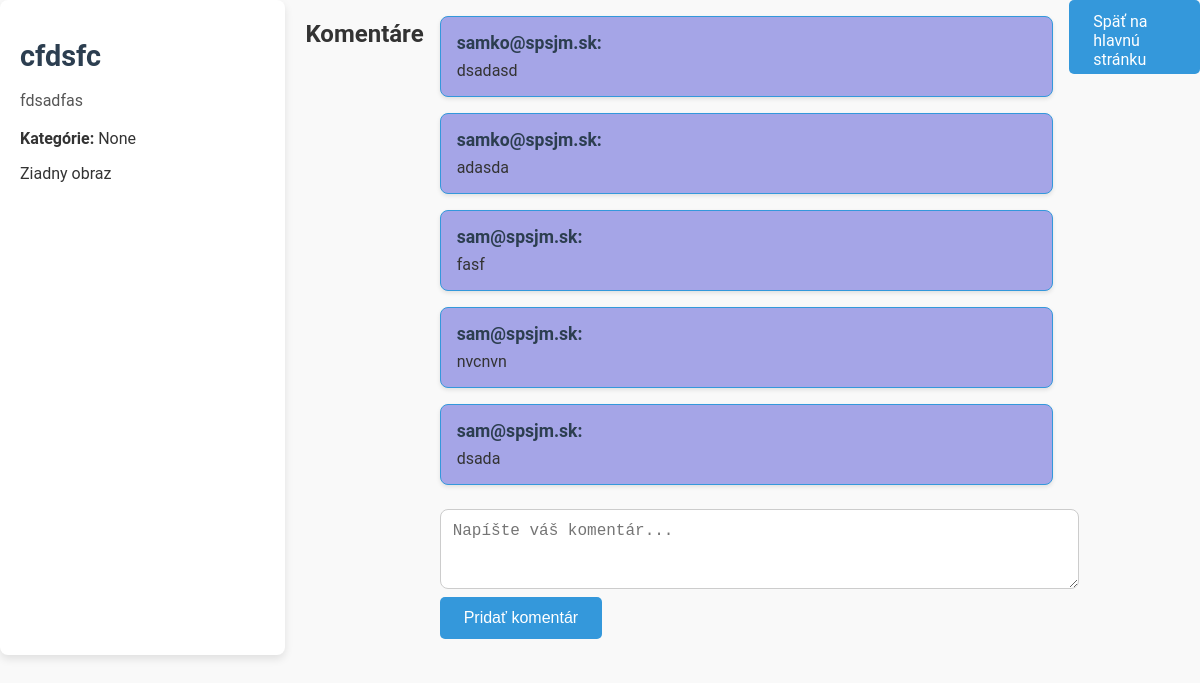
The page /idea/1 on the database its author committed.
### app.py (models this page shows)
class Idea(db.Model):
    id = db.Column(db.Integer, primary_key=True)
    title = db.Column(db.String(200), nullable=False)
    description = db.Column(db.Text, nullable=False)
    user_id = db.Column(db.Integer, db.ForeignKey('user.id'), nullable=False)
    comments = db.relationship('Comment', backref='idea', lazy=True)  # Prepojenie na komentáre
    upvotes = db.Column(db.Integer, default=0)
    categories = db.Column(db.String(255), nullable=True)
    image = db.Column(db.String(255), nullable=True)  # Tu bude cesta k obrázku

class Comment(db.Model):
    id = db.Column(db.Integer, primary_key=True)
    content = db.Column(db.Text, nullable=False)
    created_at = db.Column(db.DateTime, default=datetime.utcnow)
    idea_id = db.Column(db.Integer, db.ForeignKey('idea.id'), nullable=False)
    user_id = db.Column(db.Integer, db.ForeignKey('user.id'), nullable=False)
    user = db.relationship('User', backref='comments')  # Relácia na používateľa

class User(db.Model):
    id = db.Column(db.Integer, primary_key=True)
    username = db.Column(db.String(100), unique=True, nullable=False)
    password = db.Column(db.String(100), nullable=False)

### app.py (the view)
@app.route('/idea/<int:idea_id>')
def idea_detail(idea_id):
    idea = Idea.query.get_or_404(idea_id)
    comments = Comment.query.filter_by(idea_id=idea_id).all()
    return render_template('idea_detail.html', idea=idea, comments=comments)

### templates/idea_detail.html (shortened to what this page needs)
<!DOCTYPE html>
<html lang="sk">
<head>
    <link rel="stylesheet" href="/static/styles.css">
</head>
<body>
    <div class="idea-container">
        <h1 class="idea-title">{{ idea.title }}</h1>
        <p class="idea-description">{{ idea.description }}</p>
        <p><strong>Kategórie:</strong> {{ idea.categories }}</p>
        {% if idea.image %}
            <img src="{{ idea.image }}" alt="Idea Image" class="idea-image">
        {% else %}
            <p>Ziadny obraz</p>
        {% endif %}
    </div>
    <h2>Komentáre</h2>
    <div class="comments-container">
        {% if comments %}
            {% for comment in comments %}
            <div class="comment">
                <strong>{{ comment.user.username }}:</strong>
                <p>{{ comment.content }}</p>
            </div>
            {% endfor %}
        {% else %}
            <p>Zatiaľ žiadne komentáre.</p>
        {% endif %}
        <form class="comment-form" method="POST" action="/idea/{{ idea.id }}/comment">
            <textarea name="content" placeholder="Napíšte váš komentár..." rows="3"></textarea>
            <button type="submit">Pridať komentár</button>
        </form>
    </div>
    <br>
    <a href="{{ url_for('home') }}" class="back-button">Späť na hlavnú stránku</a>
</body>
</html>

### static/styles.css (style rules this page uses)
body { font-family: 'Roboto', sans-serif; margin: 0; padding: 0; display: flex; background-color: #f9f9f9; color: #333; }
.comments-container { width: 100%; max-width: 800px; margin: 0 auto; padding: 1rem; }
.comment { background-color: rgb(165, 165, 231); border: 1px solid #ccc; border-radius: 8px; border-color: #3498db; padding: 1rem; margin-bottom: 1rem; box-shadow: 0 2px 4px rgba(0, 0, 0, 0.1); }
.comment p { margin: 0; font-size: 1rem; color: #333; }
.comment strong { display: block; margin-bottom: 0.5rem; font-size: 1.1rem; color: #2c3e50; }
.comment-form { margin-top: 1.5rem; display: flex; flex-direction: column; gap: 0.5rem; }
.comment-form textarea { width: 100%; max-width: 800px; padding: 0.75rem; font-size: 1rem; border: 1px solid #ccc; border-radius: 8px; resize: vertical; outline: none; transition: border-color 0.3s ease; }
.comment-form button { align-self: flex-start; padding: 0.75rem 1.5rem; font-size: 1rem; color: white; background-color: #3498db; border: none; border-radius: 5px; cursor: pointer; transition: background-color 0.3s ease; }
.idea-container { width: 40%; background-color: white; padding: 20px; border-radius: 8px; box-shadow: 0 4px 8px rgba(0, 0, 0, 0.1); margin-right: 20px; }
.idea-title { font-size: 1.8rem; font-weight: bold; color: #2c3e50; margin-bottom: 10px; }
.idea-description { font-size: 1rem; color: #555; line-height: 1.5; }
.back-button { display: inline-block; padding: 0.75rem 1.5rem; background-color: #3498db; color: white; border: none; border-radius: 5px; text-decoration: none; font-size: 1rem; transition: background-color 0.3s ease; max-height: 50px; }

### rows shown on the page
Idea: title "cfdsfc", description "fdsadfas", categories "None"
Comment: user.username "samko@spsjm.sk", content "dsadasd"
Comment: user.username "samko@spsjm.sk", content "adasda"
Comment: user.username "sam@spsjm.sk", content "fasf"
Comment: user.username "sam@spsjm.sk", content "nvcnvn"
Comment: user.username "sam@spsjm.sk", content "dsada"
